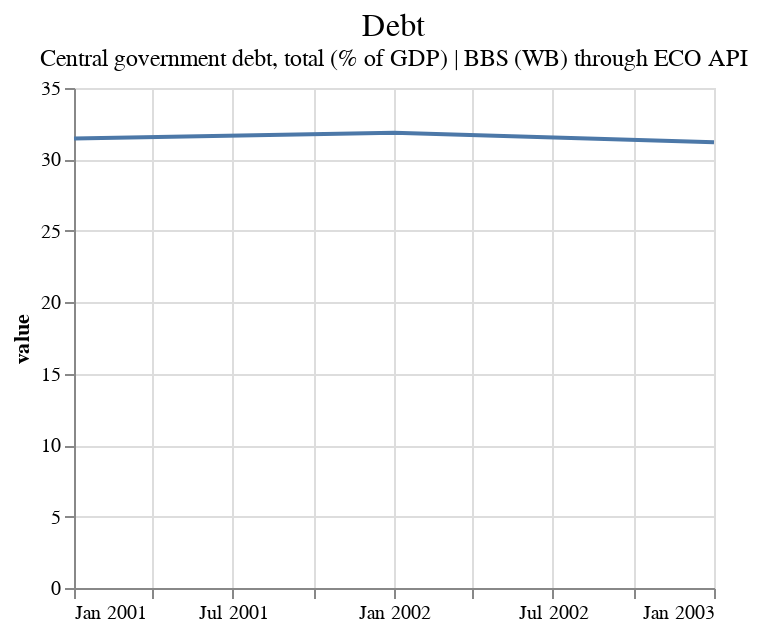
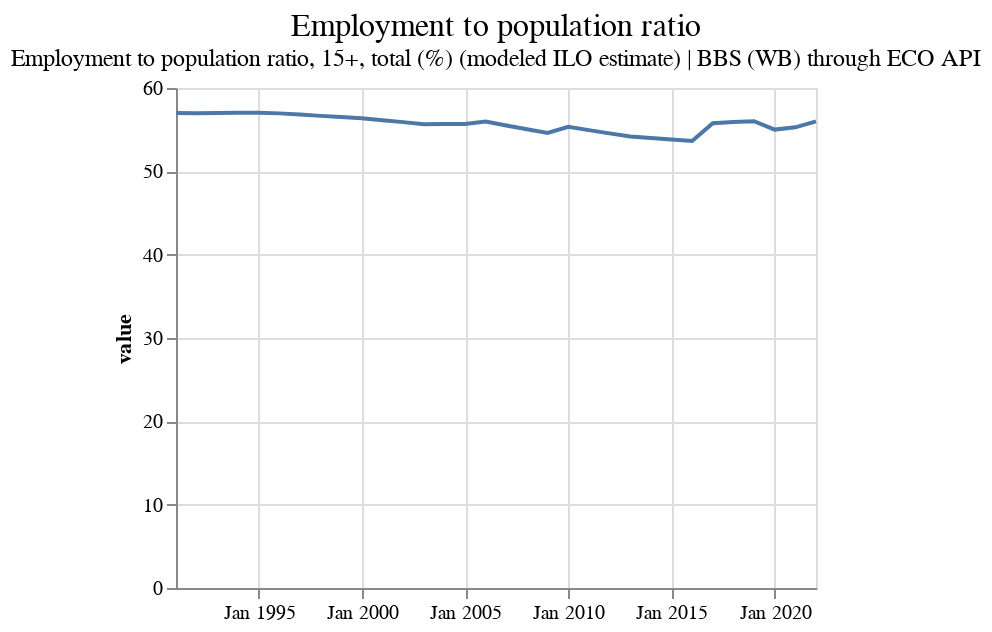
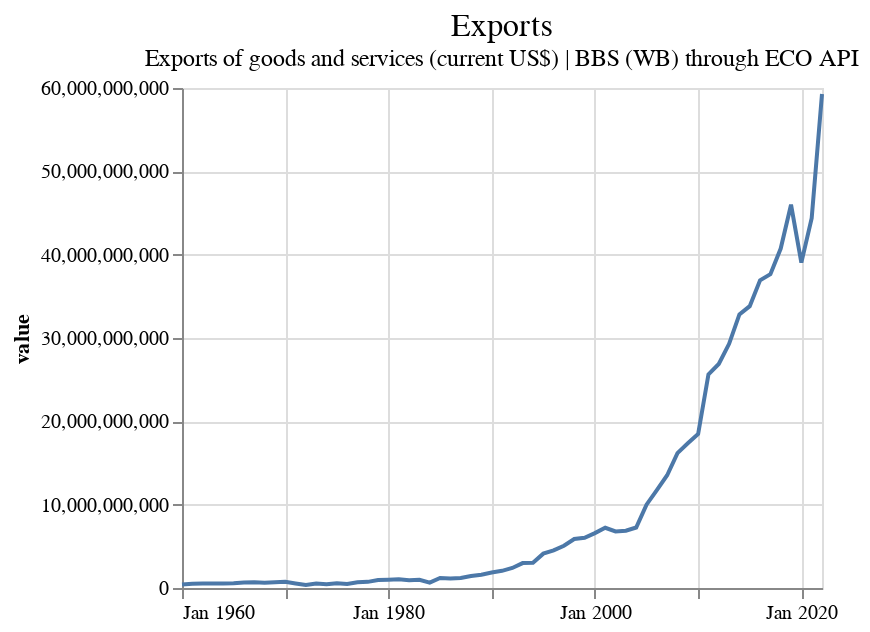
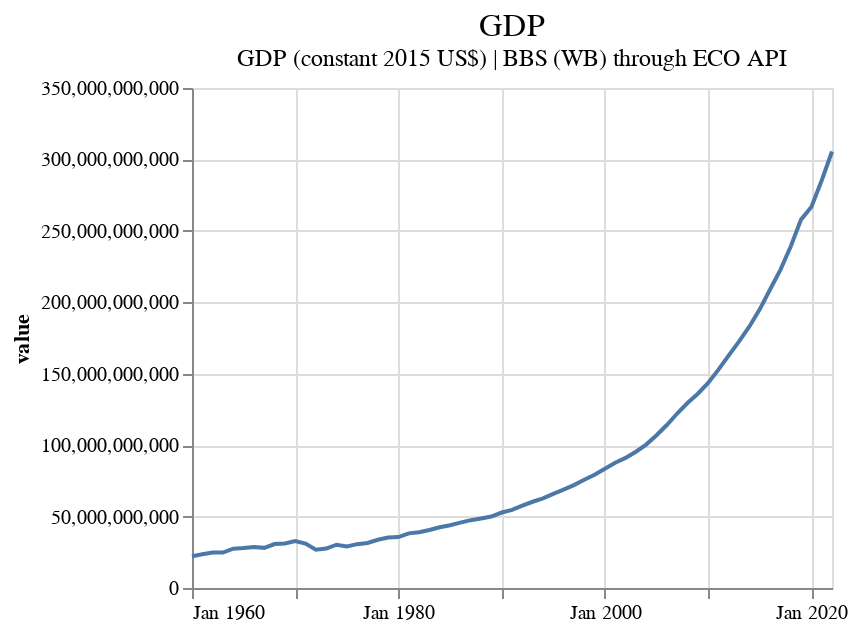

Write notebook code for charts like these, in order.
### Code cell
if input("redraw? y/n")!="y":
    raise Exception("Aborted")

import altair as alt
from IPython.core.display import display, HTML
import ipywidgets as widgets

full_country_names = filtered_df["country_full"].tolist()
titles = filtered_df["Title"].tolist()
subtitles = filtered_df["SubTitle"].tolist()

ecoSeries = filtered_df["ecoSeries"].tolist()
iso3 = filtered_df["country"].tolist()

problems = [0]*len(full_country_names)
deletes = [False]*len(full_country_names)
checkboxes = []
problem_inputs = []

# This function will be called when a checkbox state is changed
def on_checkbox_change(change, index):
    change = int(change['new'])
    problems[index] = change
    # append new line to problem_log.csv with country, ecoSeries, problem_status
    with open("problem_log.csv", "a") as f:
        f.write(f"{iso3[index]},{ecoSeries[index]},{change}\n")

def on_delete_checkbox_change(change, index):
    deletes[index] = change['new']
    # append new line to delete_log.csv with country, ecoSeries, delete_status
    with open("delete_log.csv", "a") as f:
        f.write(f"{iso3[index]},{ecoSeries[index]},{change['new']}\n")

def on_problem_input_change(change, index):
    problem = change['new']
    # write problem description to problem_log.csv
    with open("problem_log.csv", "a") as f:
        f.write(f"{iso3[index]},{ecoSeries[index]},\"{problem}\"\n")

start_index = 0
for i, df in enumerate(gh_dfs[start_index:]):
    i = i + start_index
    print(full_country_names[i])
    checkbox = widgets.Checkbox(value=False, description='Problem', disabled=False)
    checkbox.observe(lambda change, index=i: on_checkbox_change(change, index), names='value')
    checkboxes.append(checkbox)
    
    problem_input = widgets.Text(value='', placeholder='Enter problem description', description='Problem:', disabled=False)
    problem_input.observe(lambda change, index=i: on_problem_input_change(change, index), names='value')
    problem_inputs.append(problem_input)
    
    delete_checkbox = widgets.Checkbox(value=False, description='Delete', disabled=False)
    delete_checkbox.observe(lambda change, index=i: on_delete_checkbox_change(change, index), names='value')
    
    chart = alt.Chart(df).mark_line().encode(
        x=alt.X('date:T', axis=alt.Axis(title=None, format='%b %Y')),
        y='value:Q'
    ).properties(width=320, height=250,
        title=alt.TitleParams(
            titles[i],
            subtitle=subtitles[i],
            anchor='middle',
            fontSize=16,
            fontWeight='normal'
        )
    )
    # Display the chart, problem input, and delete checkbox without using a VBox
    display(chart)
    display(problem_input)
    display(delete_checkbox)
    display(checkbox)

### Figure 1 — Vega-Lite specification as saved in the notebook (floating-point values rounded to 4 significant figures)
{"config": {"view": {"continuousWidth": 300, "continuousHeight": 300}}, "data": {"name": "data-34a0fa94efb282f29f1d039f470be3e1"}, "mark": {"type": "line"}, "encoding": {"x": {"axis": {"format": "%b %Y", "title": null}, "field": "date", "type": "temporal"}, "y": {"field": "value", "type": "quantitative"}}, "height": 250, "title": {"text": "Debt", "anchor": "middle", "fontSize": 16, "fontWeight": "normal", "subtitle": "Central government debt, total (% of GDP) | BBS (WB) through ECO API"}, "width": 320, "$schema": "https://vega.github.io/schema/vega-lite/v5.8.0.json", "datasets": {"data-34a0fa94efb282f29f1d039f470be3e1": [{"date": "2001-01-01", "value": 31.46}, {"date": "2002-01-01", "value": 31.86}, {"date": "2003-01-01", "value": 31.2}]}}

### Figure 2 — Vega-Lite specification as saved in the notebook (floating-point values rounded to 4 significant figures)
{"config": {"view": {"continuousWidth": 300, "continuousHeight": 300}}, "data": {"name": "data-8a495bf2608a7f430cc3e2ba755f5154"}, "mark": {"type": "line"}, "encoding": {"x": {"axis": {"format": "%b %Y", "title": null}, "field": "date", "type": "temporal"}, "y": {"field": "value", "type": "quantitative"}}, "height": 250, "title": {"text": "Employment to population ratio", "anchor": "middle", "fontSize": 16, "fontWeight": "normal", "subtitle": "Employment to population ratio, 15+, total (%) (modeled ILO estimate) | BBS (WB) through ECO API"}, "width": 320, "$schema": "https://vega.github.io/schema/vega-lite/v5.8.0.json", "datasets": {"data-8a495bf2608a7f430cc3e2ba755f5154": [{"date": "1991-01-01", "value": 57.0}, {"date": "1992-01-01", "value": 56.97}, {"date": "1993-01-01", "value": 56.99}, {"date": "1994-01-01", "value": 57.02}, {"date": "1995-01-01", "value": 57.03}, {"date": "1996-01-01", "value": 56.95}, {"date": "1997-01-01", "value": 56.81}, {"date": "1998-01-01", "value": 56.66}, {"date": "1999-01-01", "value": 56.52}, {"date": "2000-01-01", "value": 56.37}, {"date": "2001-01-01", "value": 56.12}, {"date": "2002-01-01", "value": 55.91}, {"date": "2003-01-01", "value": 55.66}, {"date": "2004-01-01", "value": 55.67}, {"date": "2005-01-01", "value": 55.67}, {"date": "2006-01-01", "value": 55.98}, {"date": "2007-01-01", "value": 55.51}, {"date": "2008-01-01", "value": 55.05}, {"date": "2009-01-01", "value": 54.6}, {"date": "2010-01-01", "value": 55.34}, {"date": "2011-01-01", "value": 54.94}, {"date": "2012-01-01", "value": 54.55}, {"date": "2013-01-01", "value": 54.17}, {"date": "2014-01-01", "value": 54.01}, {"date": "2015-01-01", "value": 53.83}, {"date": "2016-01-01", "value": 53.65}, {"date": "2017-01-01", "value": 55.78}, {"date": "2018-01-01", "value": 55.91}, {"date": "2019-01-01", "value": 56.02}, {"date": "2020-01-01", "value": 55.01}, {"date": "2021-01-01", "value": 55.28}, {"date": "2022-01-01", "value": 55.99}]}}

### Figure 3 — Vega-Lite specification as saved in the notebook (floating-point values rounded to 4 significant figures)
{"config": {"view": {"continuousWidth": 300, "continuousHeight": 300}}, "data": {"name": "data-364bce5b028e1e5601fe32fe6643576d"}, "mark": {"type": "line"}, "encoding": {"x": {"axis": {"format": "%b %Y", "title": null}, "field": "date", "type": "temporal"}, "y": {"field": "value", "type": "quantitative"}}, "height": 250, "title": {"text": "Exports", "anchor": "middle", "fontSize": 16, "fontWeight": "normal", "subtitle": "Exports of goods and services (current US$) | BBS (WB) through ECO API"}, "width": 320, "$schema": "https://vega.github.io/schema/vega-lite/v5.8.0.json", "datasets": {"data-364bce5b028e1e5601fe32fe6643576d": [{"date": "1960-01-01", "value": 427300000.0}, {"date": "1961-01-01", "value": 519400000.0}, {"date": "1962-01-01", "value": 546100000.0}, {"date": "1963-01-01", "value": 531100000.0}, {"date": "1964-01-01", "value": 540100000.0}, {"date": "1965-01-01", "value": 570700000.0}, {"date": "1966-01-01", "value": 662300000.0}, {"date": "1967-01-01", "value": 675000000.0}, {"date": "1968-01-01", "value": 623500000.0}, {"date": "1969-01-01", "value": 690000000.0}, {"date": "1970-01-01", "value": 747600000.0}, {"date": "1971-01-01", "value": 550600000.0}, {"date": "1972-01-01", "value": 356800000.0}, {"date": "1973-01-01", "value": 528800000.0}, {"date": "1974-01-01", "value": 463100000.0}, {"date": "1975-01-01", "value": 563000000.0}, {"date": "1976-01-01", "value": 480200000.0}, {"date": "1977-01-01", "value": 679500000.0}, {"date": "1978-01-01", "value": 738200000.0}, {"date": "1979-01-01", "value": 950900000.0}, {"date": "1980-01-01", "value": 996600000.0}, {"date": "1981-01-01", "value": 1039000000.0}, {"date": "1982-01-01", "value": 940200000.0}, {"date": "1983-01-01", "value": 986800000.0}, {"date": "1984-01-01", "value": 642600000.0}, {"date": "1985-01-01", "value": 1200000000.0}, {"date": "1986-01-01", "value": 1129000000.0}, {"date": "1987-01-01", "value": 1212000000.0}, {"date": "1988-01-01", "value": 1443000000.0}, {"date": "1989-01-01", "value": 1595000000.0}, {"date": "1990-01-01", "value": 1867000000.0}, {"date": "1991-01-01", "value": 2063000000.0}, {"date": "1992-01-01", "value": 2406000000.0}, {"date": "1993-01-01", "value": 2991000000.0}, {"date": "1994-01-01", "value": 3040000000.0}, {"date": "1995-01-01", "value": 4122000000.0}, {"date": "1996-01-01", "value": 4508000000.0}, {"date": "1997-01-01", "value": 5075000000.0}, {"date": "1998-01-01", "value": 5877000000.0}, {"date": "1999-01-01", "value": 6029000000.0}, {"date": "2000-01-01", "value": 6588000000.0}, {"date": "2001-01-01", "value": 7228000000.0}, {"date": "2002-01-01", "value": 6791000000.0}, {"date": "2003-01-01", "value": 6877000000.0}, {"date": "2004-01-01", "value": 7257000000.0}, {"date": "2005-01-01", "value": 9995000000.0}, {"date": "2006-01-01", "value": 11740000000.0}, {"date": "2007-01-01", "value": 13530000000.0}, {"date": "2008-01-01", "value": 16180000000.0}, {"date": "2009-01-01", "value": 17360000000.0}, {"date": "2010-01-01", "value": 18470000000.0}, {"date": "2011-01-01", "value": 25630000000.0}, {"date": "2012-01-01", "value": 26890000000.0}, {"date": "2013-01-01", "value": 29300000000.0}, {"date": "2014-01-01", "value": 32830000000.0}, {"date": "2015-01-01", "value": 33820000000.0}, {"date": "2016-01-01", "value": 36920000000.0}, {"date": "2017-01-01", "value": 37660000000.0}, {"date": "2018-01-01", "value": 40730000000.0}, {"date": "2019-01-01", "value": 45990000000.0}, {"date": "2020-01-01", "value": 39050000000.0}, {"date": "2021-01-01", "value": 44390000000.0}, {"date": "2022-01-01", "value": 59280000000.0}]}}

### Figure 4 — Vega-Lite specification as saved in the notebook (floating-point values rounded to 4 significant figures)
{"config": {"view": {"continuousWidth": 300, "continuousHeight": 300}}, "data": {"name": "data-211fdc07d791a53a7c4802eb9d1a09bf"}, "mark": {"type": "line"}, "encoding": {"x": {"axis": {"format": "%b %Y", "title": null}, "field": "date", "type": "temporal"}, "y": {"field": "value", "type": "quantitative"}}, "height": 250, "title": {"text": "GDP", "anchor": "middle", "fontSize": 16, "fontWeight": "normal", "subtitle": "GDP (constant 2015 US$) | BBS (WB) through ECO API"}, "width": 320, "$schema": "https://vega.github.io/schema/vega-lite/v5.8.0.json", "datasets": {"data-211fdc07d791a53a7c4802eb9d1a09bf": [{"date": "1960-01-01", "value": 22250000000.0}, {"date": "1961-01-01", "value": 23600000000.0}, {"date": "1962-01-01", "value": 24880000000.0}, {"date": "1963-01-01", "value": 24770000000.0}, {"date": "1964-01-01", "value": 27480000000.0}, {"date": "1965-01-01", "value": 27920000000.0}, {"date": "1966-01-01", "value": 28640000000.0}, {"date": "1967-01-01", "value": 28100000000.0}, {"date": "1968-01-01", "value": 30770000000.0}, {"date": "1969-01-01", "value": 31140000000.0}, {"date": "1970-01-01", "value": 32890000000.0}, {"date": "1971-01-01", "value": 31090000000.0}, {"date": "1972-01-01", "value": 26750000000.0}, {"date": "1973-01-01", "value": 27640000000.0}, {"date": "1974-01-01", "value": 30290000000.0}, {"date": "1975-01-01", "value": 29050000000.0}, {"date": "1976-01-01", "value": 30690000000.0}, {"date": "1977-01-01", "value": 31510000000.0}, {"date": "1978-01-01", "value": 33740000000.0}, {"date": "1979-01-01", "value": 35360000000.0}, {"date": "1980-01-01", "value": 35650000000.0}, {"date": "1981-01-01", "value": 38230000000.0}, {"date": "1982-01-01", "value": 39050000000.0}, {"date": "1983-01-01", "value": 40560000000.0}, {"date": "1984-01-01", "value": 42510000000.0}, {"date": "1985-01-01", "value": 43930000000.0}, {"date": "1986-01-01", "value": 45770000000.0}, {"date": "1987-01-01", "value": 47490000000.0}, {"date": "1988-01-01", "value": 48640000000.0}, {"date": "1989-01-01", "value": 50020000000.0}, {"date": "1990-01-01", "value": 52830000000.0}, {"date": "1991-01-01", "value": 54680000000.0}, {"date": "1992-01-01", "value": 57650000000.0}, {"date": "1993-01-01", "value": 60370000000.0}, {"date": "1994-01-01", "value": 62720000000.0}, {"date": "1995-01-01", "value": 65930000000.0}, {"date": "1996-01-01", "value": 68910000000.0}, {"date": "1997-01-01", "value": 72000000000.0}, {"date": "1998-01-01", "value": 75730000000.0}, {"date": "1999-01-01", "value": 79270000000.0}, {"date": "2000-01-01", "value": 83460000000.0}, {"date": "2001-01-01", "value": 87700000000.0}, {"date": "2002-01-01", "value": 91060000000.0}, {"date": "2003-01-01", "value": 95380000000.0}, {"date": "2004-01-01", "value": 100400000000.0}, {"date": "2005-01-01", "value": 106900000000.0}, {"date": "2006-01-01", "value": 114100000000.0}, {"date": "2007-01-01", "value": 122100000000.0}, {"date": "2008-01-01", "value": 129500000000.0}, {"date": "2009-01-01", "value": 136000000000.0}, {"date": "2010-01-01", "value": 143600000000.0}, {"date": "2011-01-01", "value": 152900000000.0}, {"date": "2012-01-01", "value": 162800000000.0}, {"date": "2013-01-01", "value": 172600000000.0}, {"date": "2014-01-01", "value": 183100000000.0}, {"date": "2015-01-01", "value": 195100000000.0}, {"date": "2016-01-01", "value": 209000000000.0}, {"date": "2017-01-01", "value": 222700000000.0}, {"date": "2018-01-01", "value": 239000000000.0}, {"date": "2019-01-01", "value": 257900000000.0}, {"date": "2020-01-01", "value": 266800000000.0}, {"date": "2021-01-01", "value": 285300000000.0}, {"date": "2022-01-01", "value": 305500000000.0}]}}
